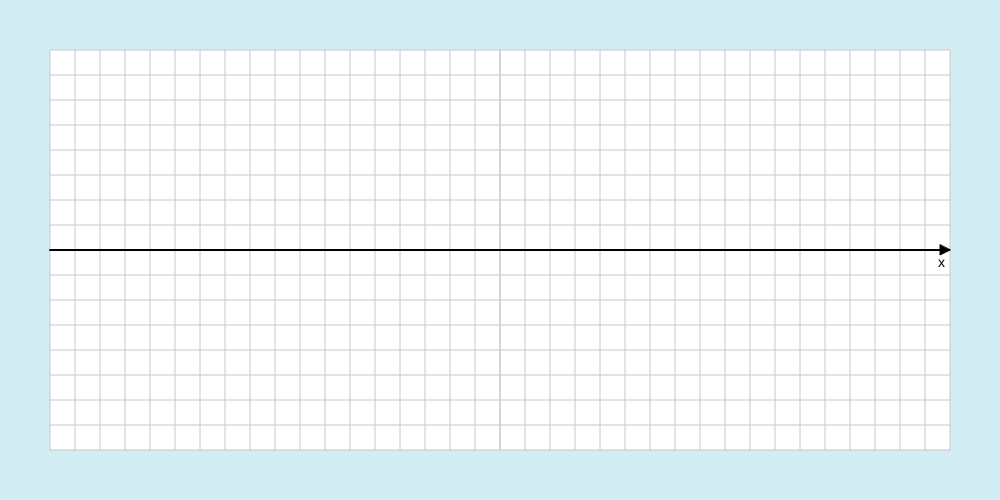
Frame 1 (no input)
Frame 60 (no input): identical to frame 1, image omitted
Frame 120 (the mouse pressed at the canvas centre since frame 60): identical to frame 1, image omitted

The p5.js sketch that drew this single still picture (run headless with seeded random() and noise() and a simulated clock; from frame 60 on, the mouse is pressed at the canvas centre):

// p5.js sketch
// ── sketch.js
// ===== 図(a)：進行波の発射 → 重なり → 定常波 =====
// 赤：右向き進行波　青：左向き進行波　緑：合成波（定常波）

let margin;
let innerW;
let innerH;
let cols;
let dx;

let t = 0;
let wavelength = 200;
let A = 40;
let k, omega, v;
let running = false;
let moveBtn, resetBtn;

// 波の先端
let rightFront = 0;
let leftFront;

function setup() {
  createCanvas(1000, 500);

  margin = 50;

  innerW = width - margin * 2;
  innerH = height - margin * 2;
  cols = innerW / 4;

  dx = innerW / cols;
  k = TWO_PI / wavelength;
  omega = TWO_PI / 120;
  v = omega / k;
  leftFront = innerW;

  moveBtn = createButton("スタート");
  moveBtn.position(width / 2 - 100, height + 10);
  moveBtn.size(96, 48);
  moveBtn.style("background-color", "#03A9F4");
  moveBtn.style("font", "20px");
  moveBtn.style("font-weight", "bold");
  moveBtn.style("border-radius", "5px");
  moveBtn.style("border", "none");
  moveBtn.style("color", "#fff");
  moveBtn.mousePressed(toggleMove);

  resetBtn = createButton("リセット");
  resetBtn.position(width / 2 + 4, height + 10);
  resetBtn.size(96, 48);
  resetBtn.style("background-color", "#9E9E9E");
  resetBtn.style("font-weight", "bold");
  resetBtn.style("color", "#fff");
  resetBtn.style("border-radius", "5px");
  resetBtn.style("border", "none");
  resetBtn.mousePressed(() => {
    t = 0;
    rightFront = 0;
    leftFront = innerW;
    running = false;
  });
}

function toggleMove() {
  running = !running;
  if (running == false) {
    moveBtn.html("スタート");
    moveBtn.style("background-color", "#03A9F4");
  }
  if (running == true) {
    moveBtn.html("ストップ");
    moveBtn.style("background-color", "#F44336");
  }
}

function draw() {
  background(211, 237, 244);

  push();
  translate(margin, margin);
  noStroke();
  rect(0, 0, innerW, innerH);

  // コンテンツの描画
  drawGrid();
  drawXAxis();
  drawRightWave();
  drawLeftWave();
  drawStandingWave();
  pop();

  if (running) {
    t += v;
    rightFront = min(v * t, innerW);
    leftFront = max(innerW - v * t, 0);
  }
}

// ===== グリッド描画 =====
function drawGrid() {
  stroke(200);
  strokeWeight(1);

  // --- 横グリッド ---
  let yCenter = innerH / 2;
  let gridUnitY = wavelength / 8;

  for (let y = yCenter; y <= innerH; y += gridUnitY) {
    line(0, y, innerW, y);
  }
  for (let y = yCenter; y >= 0; y -= gridUnitY) {
    line(0, y, innerW, y);
  }

  // --- 縦グリッド ---
  let xCenter = innerW / 2;
  let gridUnitX = wavelength / 8;

  for (let x = xCenter; x <= innerW; x += gridUnitX) {
    line(x, 0, x, innerH);
  }
  for (let x = xCenter; x >= 0; x -= gridUnitX) {
    line(x, 0, x, innerH);
  }
}

// ===== 横軸（x軸）＋矢印 =====
function drawXAxis() {
  let yAxis = innerH / 2;

  // 横軸
  stroke(0);
  strokeWeight(2);
  line(0, yAxis, innerW - 1, yAxis);

  // 矢印
  strokeWeight(1);
  fill(0);
  triangle(innerW - 10, yAxis - 5, innerW - 10, yAxis + 5, innerW, yAxis);

  // 軸ラベル
  noStroke();
  fill(0);
  textSize(14);
  textAlign(RIGHT, BOTTOM);
  text("x", innerW - 5, yAxis + 20);
}

// 右向き進行波
function drawRightWave() {
  stroke(255, 0, 0);
  strokeWeight(2);
  noFill();
  beginShape();
  for (let x = 0; x < innerW; x++) {
    if (x < rightFront) {
      let y = A * sin(k * x - omega * t);
      vertex(x, innerH / 2 + y);
    }
  }
  endShape();
}

// 左向き進行波
function drawLeftWave() {
  stroke(0, 0, 255);
  strokeWeight(2);
  noFill();
  beginShape();
  for (let x = 0; x < innerW; x++) {
    if (x > leftFront) {
      let y = A * sin(k * x + omega * t);
      vertex(x, innerH / 2 + y);
    }
  }

  endShape();
}

// 合成波（定常波）
function drawStandingWave() {
  stroke(0, 180, 0);
  strokeWeight(2);
  noFill();

  beginShape();
  for (let x = 0; x < innerW; x++) {
    if (x <= rightFront && x >= leftFront) {
      let y1 = A * sin(k * x - omega * t);
      let y2 = A * sin(k * (innerW - x) - omega * t);
      let y = y1 + y2;
      vertex(x, innerH / 2 + y);
    }
  }
  endShape();
}
